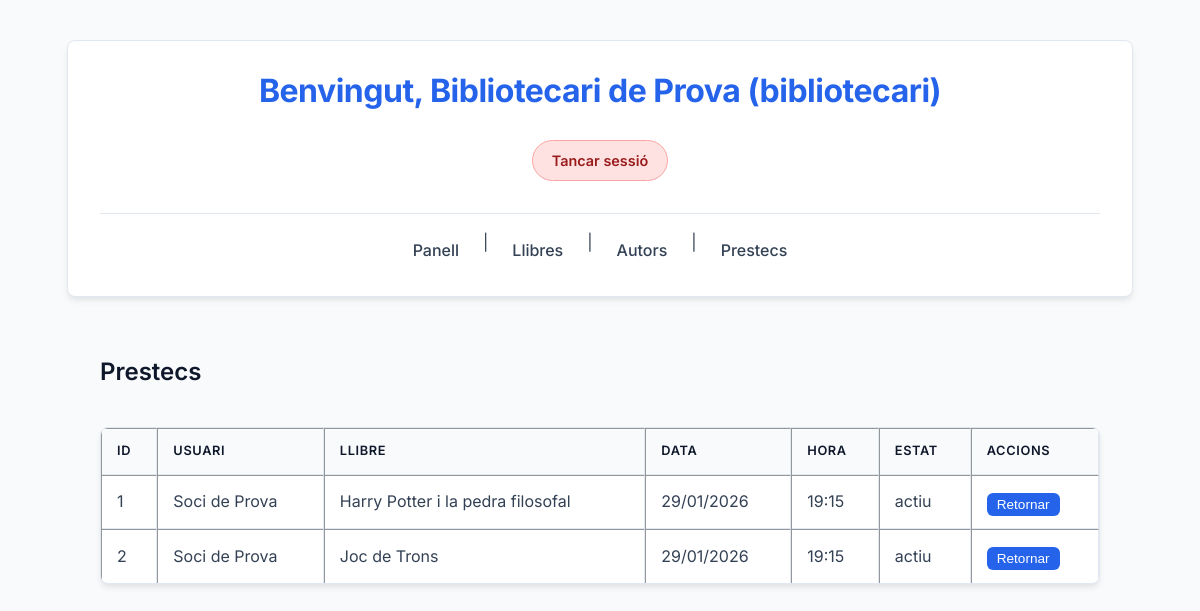
Screenshot of /Projecte_m_martinez_biblioteca_itic/prestecs.php (signed in) with the database file from the repository.
### tables this page shows
CREATE TABLE prestecs (
    id INT AUTO_INCREMENT PRIMARY KEY,
    usuari_id INT NOT NULL,
    llibre_id INT NOT NULL,
    data_prestec DATETIME DEFAULT CURRENT_TIMESTAMP,
    data_retorn DATE,
    estat ENUM('actiu', 'retornat') DEFAULT 'actiu',
    FOREIGN KEY (usuari_id) REFERENCES usuaris(id) ON DELETE CASCADE,
    FOREIGN KEY (llibre_id) REFERENCES llibres(id) ON DELETE CASCADE
);

CREATE TABLE usuaris (
    id INT AUTO_INCREMENT PRIMARY KEY,
    nom VARCHAR(100) NOT NULL,
    email VARCHAR(100) UNIQUE NOT NULL,
    contrasenya VARCHAR(255) NOT NULL,
    rol ENUM('soci', 'bibliotecari') NOT NULL
);

CREATE TABLE llibres (
    id INT AUTO_INCREMENT PRIMARY KEY,
    titol VARCHAR(200) NOT NULL,
    autor_id INT NOT NULL,
    descripcio TEXT,
    data_publicacio DATE,
    estat ENUM('disponible', 'prestat') DEFAULT 'disponible',
    preu DECIMAL(5,2),
    FOREIGN KEY (autor_id) REFERENCES autors(id) ON DELETE RESTRICT ON UPDATE CASCADE
);

### Projecte_m_martinez_biblioteca_itic/prestecs.php (the view, shortened to what this page needs)
<?php
include 'header.php';
include 'connexio_bd.php';
$es_bibliotecari = ($_SESSION['usuari_rol'] == 'bibliotecari');
$usuari_id = $_SESSION['usuari_id'];
$on = $es_bibliotecari ? "" : "WHERE usuari_id=$usuari_id";
$query = "SELECT prestecs.*, usuaris.nom AS nom_usuari, llibres.titol AS titol_llibre FROM prestecs
          JOIN usuaris ON prestecs.usuari_id = usuaris.id
          JOIN llibres ON prestecs.llibre_id = llibres.id $on";
$result = mysqli_query($conn, $query);
echo "<h2>Prestecs</h2>";
echo "<table border='1'><tr><th>ID</th><th>Usuari</th><th>Llibre</th><th>Data</th><th>Hora</th><th>Estat</th><th>Accions</th></tr>";
while ($fila = mysqli_fetch_assoc($result)) {
    $data_formatada = date('d/m/Y', strtotime($fila['data_prestec']));
    $hora_formatada = date('H:i', strtotime($fila['data_prestec']));
    echo "<tr>
        <td>{$fila['id']}</td>
        <td>{$fila['nom_usuari']}</td>
        <td>{$fila['titol_llibre']}</td>
        <td>{$data_formatada}</td>
        <td>{$hora_formatada}</td>
        <td><span class='estat-{$fila['estat']}'>{$fila['estat']}</span></td>";
    if ($es_bibliotecari && $fila['estat'] == 'actiu') {
        echo "<td>
            <form method='POST'>
                <input type='hidden' name='accio' value='retornar'>
                <input type='hidden' name='id' value='{$fila['id']}'>
                <input type='hidden' name='llibre_id' value='{$fila['llibre_id']}'>
                <button>Retornar</button>
            </form>
        </td>";
    } else {
        echo "<td></td>";
    }
    echo "</tr>";
}
echo "</table>";
?>
</body>
</html>

### Projecte_m_martinez_biblioteca_itic/style.css (style rules this page uses)
:root { --primary: #2563eb; --primary-color: #2563eb; --primary-dark: #1e40af; --bg-color: #f8fafc; --surface: #ffffff; --text: #334155; --text-heading: #0f172a; --border: #e2e8f0; --radius: 8px; --shadow: 0 4px 6px -1px rgb(0 0 0 / 0.1); }
body { font-family: "Inter", system-ui, sans-serif; background-color: var(--bg-color); color: var(--text); line-height: 1.6; margin: 0; padding: 40px 20px; display: flex; flex-direction: column; align-items: center; }
body > * { max-width: 1000px; width: 100%; }
h1, h2, h3 { color: var(--text-heading); font-weight: 600; margin-top: 1.5rem; }
form { background: var(--surface); padding: 1.5rem; border-radius: var(--radius); box-shadow: var(--shadow); margin-bottom: 2rem; border: 1px solid var(--border); display: flex; flex-direction: column; gap: 10px; }
table form { background: none; padding: 0; box-shadow: none; border: none; margin: 0; display: block; }
button { background-color: var(--primary); color: #fff; padding: 0.6rem 1.2rem; border: none; border-radius: 6px; font-weight: 500; cursor: pointer; transition: background-color 0.2s; font-size: 0.95rem; }
table { width: 100%; border-collapse: separate; border-spacing: 0; background: var(--surface); border-radius: var(--radius); overflow: hidden; box-shadow: var(--shadow); margin-top: 1rem; border: 1px solid var(--border); }
th, td { padding: 12px 15px; text-align: left; border-bottom: 1px solid var(--border); vertical-align: middle; }
th { background-color: var(--bg-color); font-weight: 600; color: var(--text-heading); text-transform: uppercase; font-size: 0.8rem; letter-spacing: 0.05em; }
tr:last-child td { border-bottom: none; }
td button { padding: 4px 10px; font-size: 0.85rem; margin-top: 5px; width: auto; display: inline-block; }

### rows the page displays
prestecs: id "1", usuari.nom "Soci de Prova", llibre.titol "Harry Potter i la pedra filosofal", data_prestec "29/01/2026", data_prestec "19:15", estat "actiu"
prestecs: id "2", usuari.nom "Soci de Prova", llibre.titol "Joc de Trons", data_prestec "29/01/2026", data_prestec "19:15", estat "actiu"

### other values shown
$_SESSION['usuari_nom'] "Bibliotecari de Prova"
$_SESSION['usuari_rol'] "bibliotecari"
